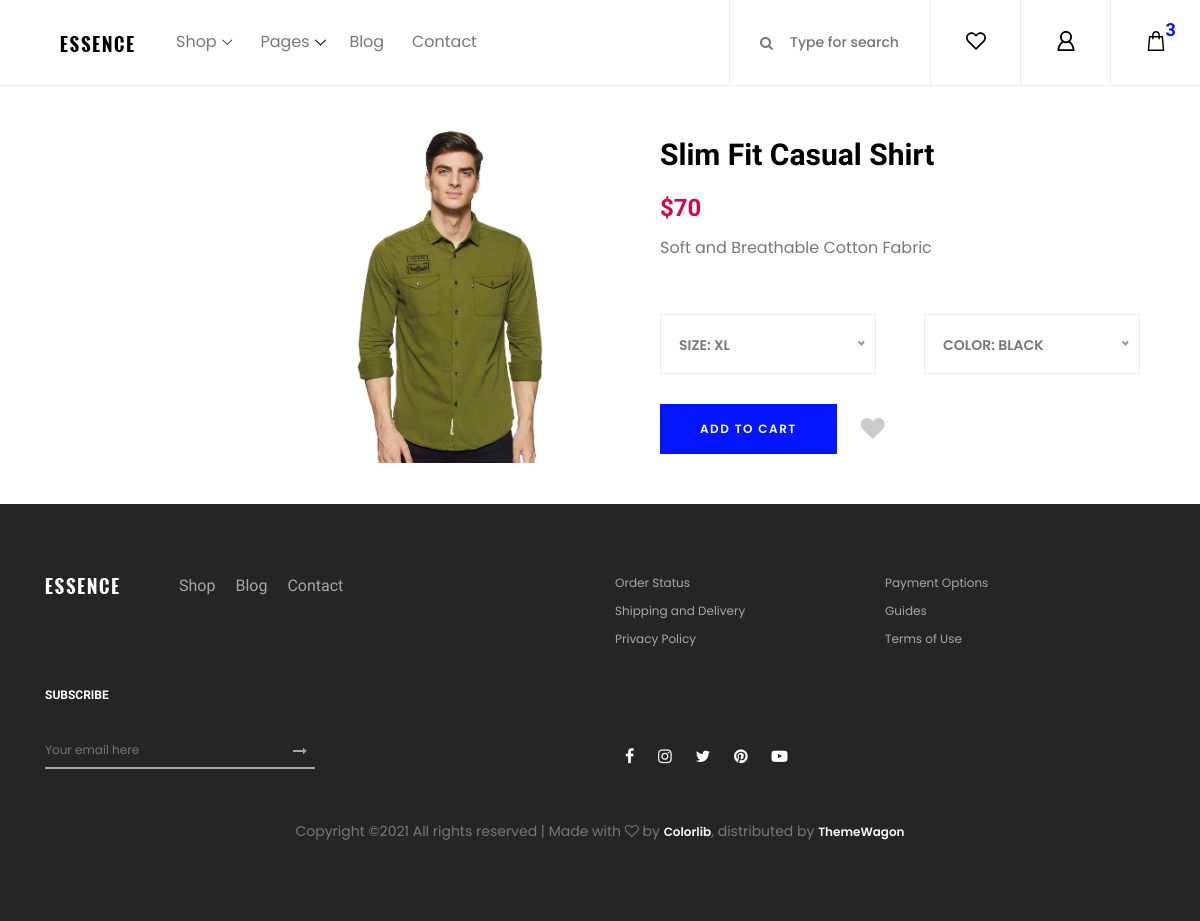
The app's page /essence-master/single-product-details.php?p_id=18 with its own data.
### tables this page shows
CREATE TABLE `product_detail` (
  `p_id` bigint(10) NOT NULL,
  `p_name` varchar(100) NOT NULL,
  `p_price` bigint(50) NOT NULL,
  `p_desc` text NOT NULL,
  `p_image` varchar(100) NOT NULL,
  `c_name` varchar(50) NOT NULL,
  `is_active` bigint(20) NOT NULL DEFAULT 1
);

### essence-master/single-product-details.php (the view, shortened to what this page needs)
<!DOCTYPE html>
<html lang="en">
<head>
    <link rel="stylesheet" href="css/core-style.css">
    <link rel="stylesheet" href="style.css">
</head>
<body>
    <header class="header_area">
        <div class="classy-nav-container breakpoint-off d-flex align-items-center justify-content-between">
            <nav class="classy-navbar" id="essenceNav">
                <a class="nav-brand" href="index.php"><img src="img/core-img/logo.png" alt=""></a>
                <div class="classy-menu">
                    <div class="classynav">
                        <ul>
                            <li><a href="#">Shop</a>
                            </li>
                            <li><a href="#">Pages</a>
                            </li>
                            <li><a href="blog.html">Blog</a></li>
                            <li><a href="contact.html">Contact</a></li>
                        </ul>
                    </div>
                </div>
            </nav>
            <div class="header-meta d-flex clearfix justify-content-end">
                <div class="search-area">
                    <form action="search-product.php" method="post">
                        <input type="search" name="search" id="headerSearch" placeholder="Type for search">
                        <button type="submit" name="submit"><i class="fa fa-search" aria-hidden="true"></i></button>
                    </form>
                </div>
                <div class="favourite-area">
                    <a href="#"><img src="img/core-img/heart.svg" alt=""></a>
                </div>
                <div class="user-login-info">
                    <a href="#"><img src="img/core-img/user.svg" alt=""></a>
                </div>
                <div class="cart-area">
                    <a href="#" id="essenceCartBtn"><img src="img/core-img/bag.svg" alt=""> <span>3</span></a>
                </div>
            </div>
        </div>
    </header>
    <section class="single_product_details_area d-flex align-items-center">
    <?php
        include "../admin-panel/connection.php";
        $p_id=$_GET['p_id'];
        $sql="select * from product_detail where p_id='$p_id'" or die("error in query");
        $query=mysqli_query($con,$sql);
        while($row=mysqli_fetch_array($query))
        {
            ?>
        <div class="single_product_thumb">
            <center>
                <img src="<?php echo $row['p_image']; ?> "  alt="" style="height:50%;width:50%;padding:20px;margin-left:50%">
            </center>
        </div>
        <div class="single_product_desc clearfix">
            <a href="cart.html">
                <h2><?php echo $row['p_name'];?></h2>
            </a>
            <p class="product-price">$<?php echo $row['p_price'];?></p>
            <p class="product-desc"><?php echo $row['p_desc'];?></p>
            <form class="cart-form clearfix" method="post">
                <div class="select-box d-flex mt-50 mb-30">
                </div>
                <div class="cart-fav-box d-flex align-items-center">
                    <div class="add-to-cart-btn">
                        <a href="cart.php?pro_id=<?php echo $p_id; ?>" class="btn essence-btn">Add to Cart</a>
                    </div>
                    <div class="product-favourite ml-4">
                        <a href="#" class="favme fa fa-heart"></a>
                    </div>
                </div>
            </form>
        </div>
        <?php
        }
        ?>
    </section>
    <footer class="footer_area clearfix">
        <div class="container">
            <div class="row">
                <div class="col-12 col-md-6">
                    <div class="single_widget_area d-flex mb-30">
                        <div class="footer-logo mr-50">
                            <a href="#"><img src="img/core-img/logo2.png" alt=""></a>
                        </div>
                        <div class="footer_menu">
                            <ul>
                                <li><a href="shop.html">Shop</a></li>
                                <li><a href="blog.html">Blog</a></li>
                                <li><a href="contact.html">Contact</a></li>
                            </ul>
                        </div>
                    </div>
                </div>
                <div class="col-12 col-md-6">
                    <div class="single_widget_area mb-30">
                        <ul class="footer_widget_menu">
                            <li><a href="#">Order Status</a></li>
                            <li><a href="#">Payment Options</a></li>
                            <li><a href="#">Shipping and Delivery</a></li>
                            <li><a href="#">Guides</a></li>
                            <li><a href="#">Privacy Policy</a></li>
                            <li><a href="#">Terms of Use</a></li>
                        </ul>
                    </div>
                </div>
            </div>
            <div class="row align-items-end">
                <div class="col-12 col-md-6">
                    <div class="single_widget_area">
                        <div class="footer_heading mb-30">
                            <h6>Subscribe</h6>
                        </div>
                        <div class="subscribtion_form">
                            <form action="#" method="post">
                                <input type="email" name="mail" class="mail" placeholder="Your email here">
                                <button type="submit" class="submit"><i class="fa fa-long-arrow-right" aria-hidden="true"></i></button>
                            </form>
                        </div>
                    </div>
                </div>
                <div class="col-12 col-md-6">
                    <div class="single_widget_area">
                        <div class="footer_social_area">
                            <a href="#" data-toggle="tooltip" data-placement="top" title="Facebook"><i class="fa fa-facebook" aria-hidden="true"></i></a>
                            <a href="#" data-toggle="tooltip" data-placement="top" title="Instagram"><i class="fa fa-instagram" aria-hidden="true"></i></a>
                            <a href="#" data-toggle="tooltip" data-placement="top" title="Twitter"><i class="fa fa-twitter" aria-hidden="true"></i></a>
                            <a href="#" data-toggle="tooltip" data-placement="top" title="Pinterest"><i class="fa fa-pinterest" aria-hidden="true"></i></a>
                            <a href="#" data-toggle="tooltip" data-placement="top" title="Youtube"><i class="fa fa-youtube-play" aria-hidden="true"></i></a>
                        </div>
                    </div>
                </div>
            </div>
<div class="row mt-5">
                <div class="col-md-12 text-center">
                    <p>
    Copyright &copy;<script>document.write(new Date().getFullYear());</script> All rights reserved | Made with <i class="fa fa-heart-o" aria-hidden="true"></i> by <a href="https://colorlib.com" target="_blank">Colorlib</a>, distributed by <a href="https://themewagon.com/" target="_blank">ThemeWagon</a>
                    </p>
                </div>
            </div>
        </div>
    </footer>
</body>
</html>

### records on screen
product_detail: p_image (picture), p_name "Slim Fit Casual Shirt", p_price "70", p_desc "Soft and Breathable Cotton Fabric"
